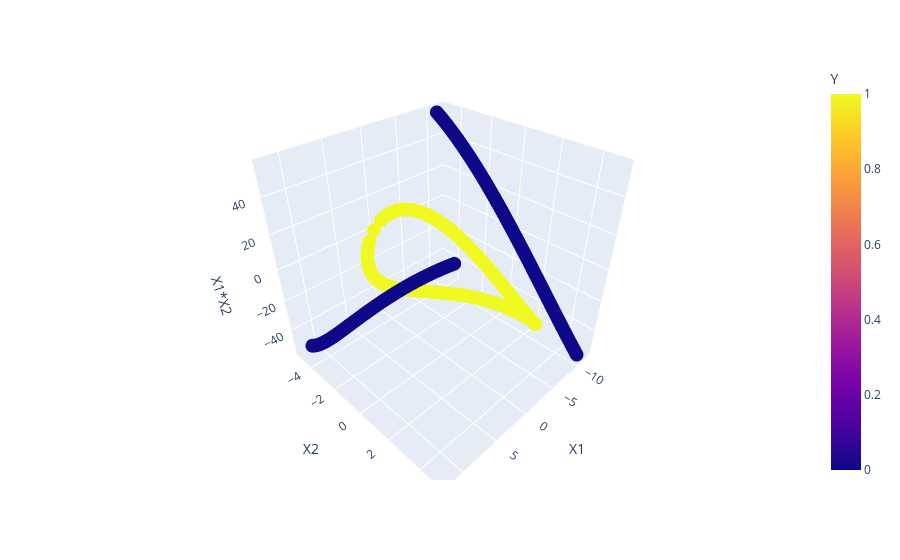

Notebook code for this chart:
### Code cell
import plotly.express as px

fig = px.scatter_3d(df, x='X1',y='X2', z='X1*X2',color='Y')

fig.show()

### Figure 1 — Plotly figure (JSON) as saved in the notebook; plotly's stock layout.template omitted (floating-point values rounded to 4 significant figures; data arrays with more than 128 entries replaced by an {"elided": "..."} marker saying what was removed)
{"data": [{"hovertemplate": "X1=%{x}<br>X2=%{y}<br>X1*X2=%{z}<br>Y=%{marker.color}<extra></extra>", "legendgroup": "", "marker": {"color": {"elided": "400 int values"}, "coloraxis": "coloraxis", "symbol": "circle"}, "mode": "markers", "name": "", "scene": "scene", "showlegend": false, "type": "scatter3d", "x": {"elided": "400 float values"}, "y": {"elided": "400 float values"}, "z": {"elided": "400 float values"}}], "layout": {"coloraxis": {"colorbar": {"title": {"text": "Y"}}, "colorscale": [[0, "#0d0887"], [0.1111, "#46039f"], [0.2222, "#7201a8"], [0.3333, "#9c179e"], [0.4444, "#bd3786"], [0.5556, "#d8576b"], [0.6667, "#ed7953"], [0.7778, "#fb9f3a"], [0.8889, "#fdca26"], [1, "#f0f921"]]}, "legend": {"tracegroupgap": 0}, "margin": {"t": 60}, "scene": {"domain": {"x": [0, 1], "y": [0, 1]}, "xaxis": {"title": {"text": "X1"}}, "yaxis": {"title": {"text": "X2"}}, "zaxis": {"title": {"text": "X1*X2"}}}}}
